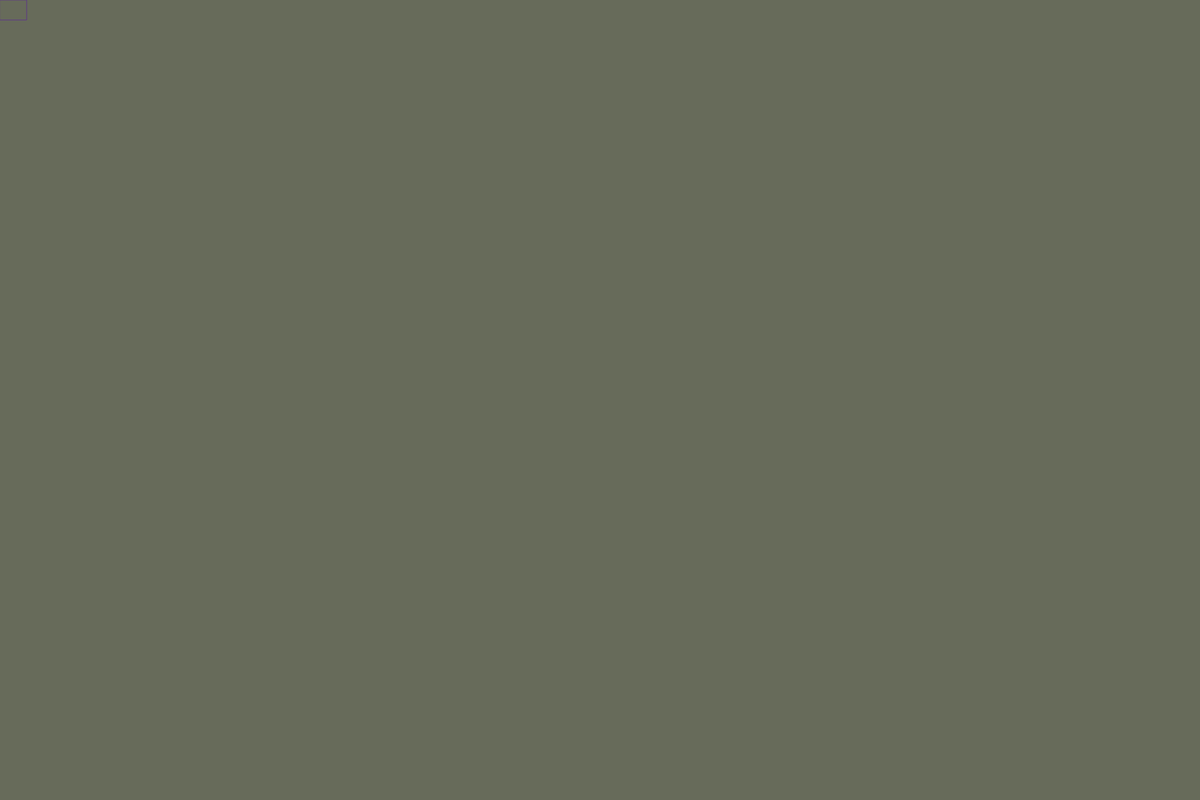
Frame 1 (no input)
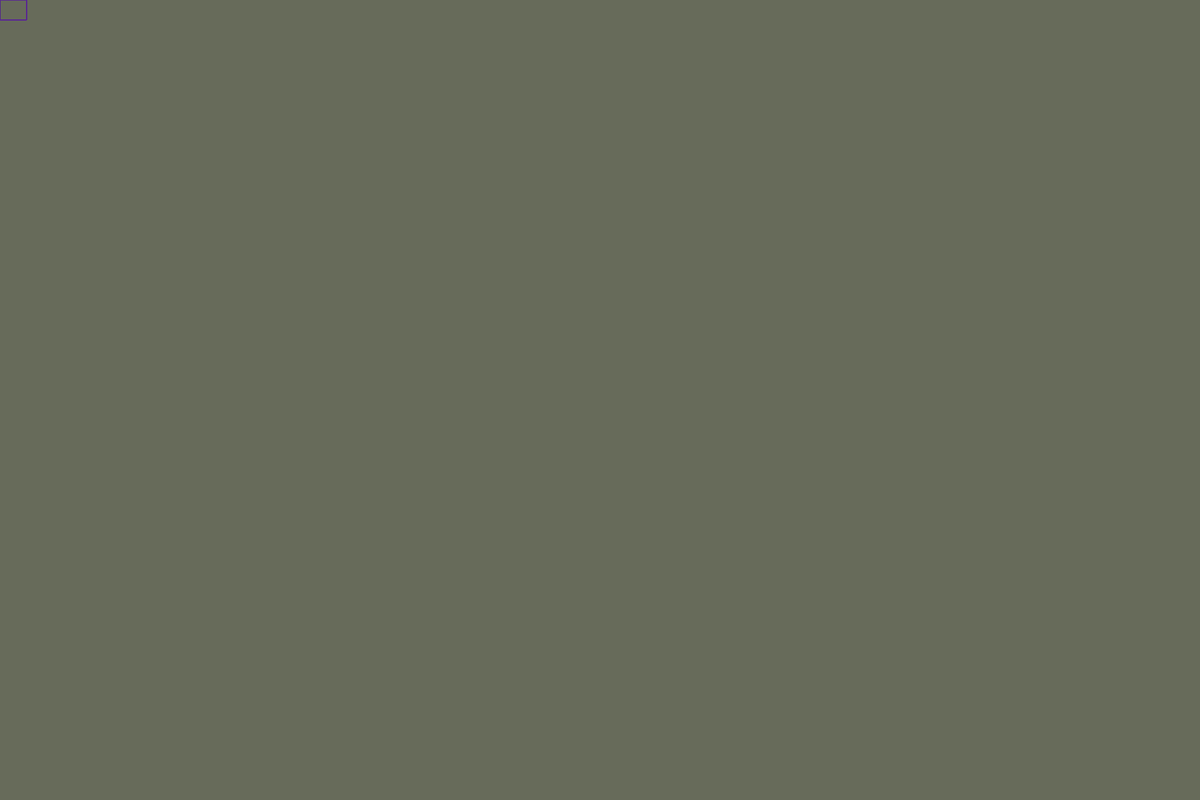
Frame 60 (no input)
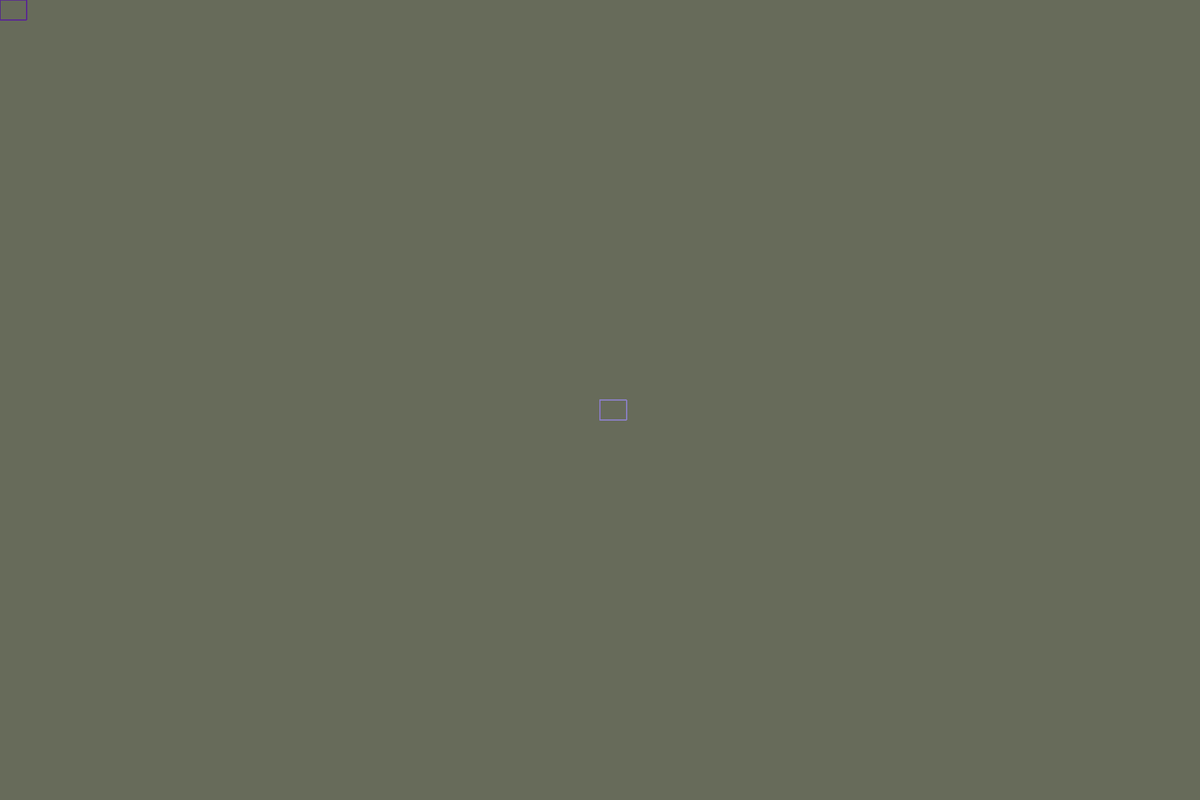
Frame 120 (the mouse pressed at the canvas centre since frame 60)

The p5.js sketch that drew these frames (run headless with seeded random() and noise() and a simulated clock; from frame 60 on, the mouse is pressed at the canvas centre):

// p5.js sketch
// ── sketch.js
function setup() {
  // put setup code here
  createCanvas(1800, 1200);
  background(103, 107, 90);
}

function draw() {
  
  if(mouseIsPressed) {
    stroke(140, 130, 200, 150);
    noFill();
  } else {
    stroke(90, 40, 150, 200);
    noFill();
  }
  rect(mouseX, mouseY, 40, 30);
  // put drawing code here
}
